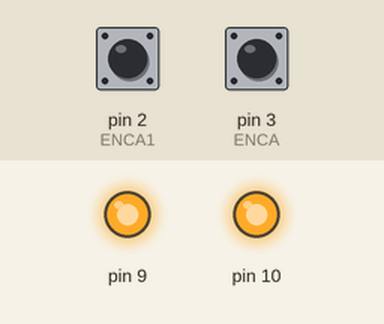
Recording of a sketch running on a simulated Arduino Uno, built with avr-gcc and run on an emulated ATmega328P. Shown: output pins drawn as LEDs (lit = HIGH). The test bench sets the inputs (shaded band); at power-on: pin 2 (ENCA1) HIGH, pin 3 (ENCA) HIGH. What the sketch prints to the serial monitor is not drawn.

Above: at 0.1 s.
Timing chart, 0 to 1.6 s (numbered marks = the images above):
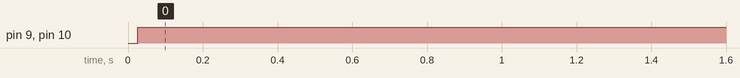

The sketch:

encoder_robot.ino
```cpp
#define ENCA 3
#define ENCB 5
#define ENCA1 2
#define ENCB1 4


int pos=0;
int pos0 = 0;
int pos3,pos4;
volatile int pos1,pos2;
int s1=0,s2=0;
int sp1=255,sp2=255;
int csp1,csp2;
int tar=0;
int i=0;
int sum=0;
int prerror=0;
void setup() {
  Serial.begin(9600);
  pinMode(ENCA,INPUT);
  pinMode(ENCB,INPUT);
  pinMode(ENCA1,INPUT);
  pinMode(ENCB1,INPUT);
  pinMode(8,INPUT);
  pinMode(6,INPUT);
  pinMode(10,INPUT);
  pinMode(9,INPUT);
  pinMode(12,INPUT);
  pinMode(11,INPUT);
  attachInterrupt(digitalPinToInterrupt(ENCA),readEncoder,RISING);
  attachInterrupt(digitalPinToInterrupt(ENCA1),readEncoder1,RISING);
  Serial.println("target pos");
}

void loop() {


  // signal the motor


  // store previous error

  if (csp2<=0){
    analogWrite(9,-csp2);
    digitalWrite(8,HIGH);
    digitalWrite(6,LOW);
  }
  else{
    analogWrite(9,csp2);
    digitalWrite(6,HIGH);
    digitalWrite(8,LOW);
  }
  if (csp1<=0){
    analogWrite(10,-csp1);
    digitalWrite(11,LOW);
    digitalWrite(12,HIGH);
  }
  else{
    analogWrite(10,csp1);
    digitalWrite(11,HIGH);
    digitalWrite(12,LOW);
  }

  pos1=pos;
  pos2=pos0;
  Serial.print(pos1);
  delay(25);
  pos3=pos;
  pos4=pos0;
  s1=pos1-pos3;
  s2=pos2-pos4;
  Serial.print(' ');

  correction(tar,s1+s2);
  Serial.println();


}


void readEncoder(){
  int b = digitalRead(ENCB);
  if (b>0){
    pos++;
  }
  else{
    pos--;
  }
}
void readEncoder1(){
   int b1 = digitalRead(ENCB1);

   if (b1>0){
    pos0++;
   }
   else{
    pos0--;
   }


}
void correction(int tar,int speeid){
int error=tar-speeid;
sum=1.2*error+sum;
int rate=prerror-error;
int prerror=error;
Serial.print(speeid);

error=map(error,-60,60,-510,510);
 if (error>0){
    csp2=sp2-error-sum-0.5*rate;
    csp1=sp2;
  }
  else if (error<0){
    csp1=sp1+error+sum+0.5*rate;
    csp2=sp2;
  }
  else if(i<5){
    csp1=sp1;
    csp2=sp2;
    i++;
  }
  else{
    csp1=csp1;
    csp2=csp2;
  }

csp1=255;
csp2=255;

  Serial.print(' ');
  Serial.print(sum);
  Serial.print('/');
  Serial.print(rate);
    Serial.print('/');
     Serial.print(error);
      Serial.print(' ');
  Serial.print(csp2);
   Serial.print('/');
    Serial.print(csp1);


}
```

Measured:
- by itself, pin 9, pin 10: LOW → HIGH at 0.03 s
